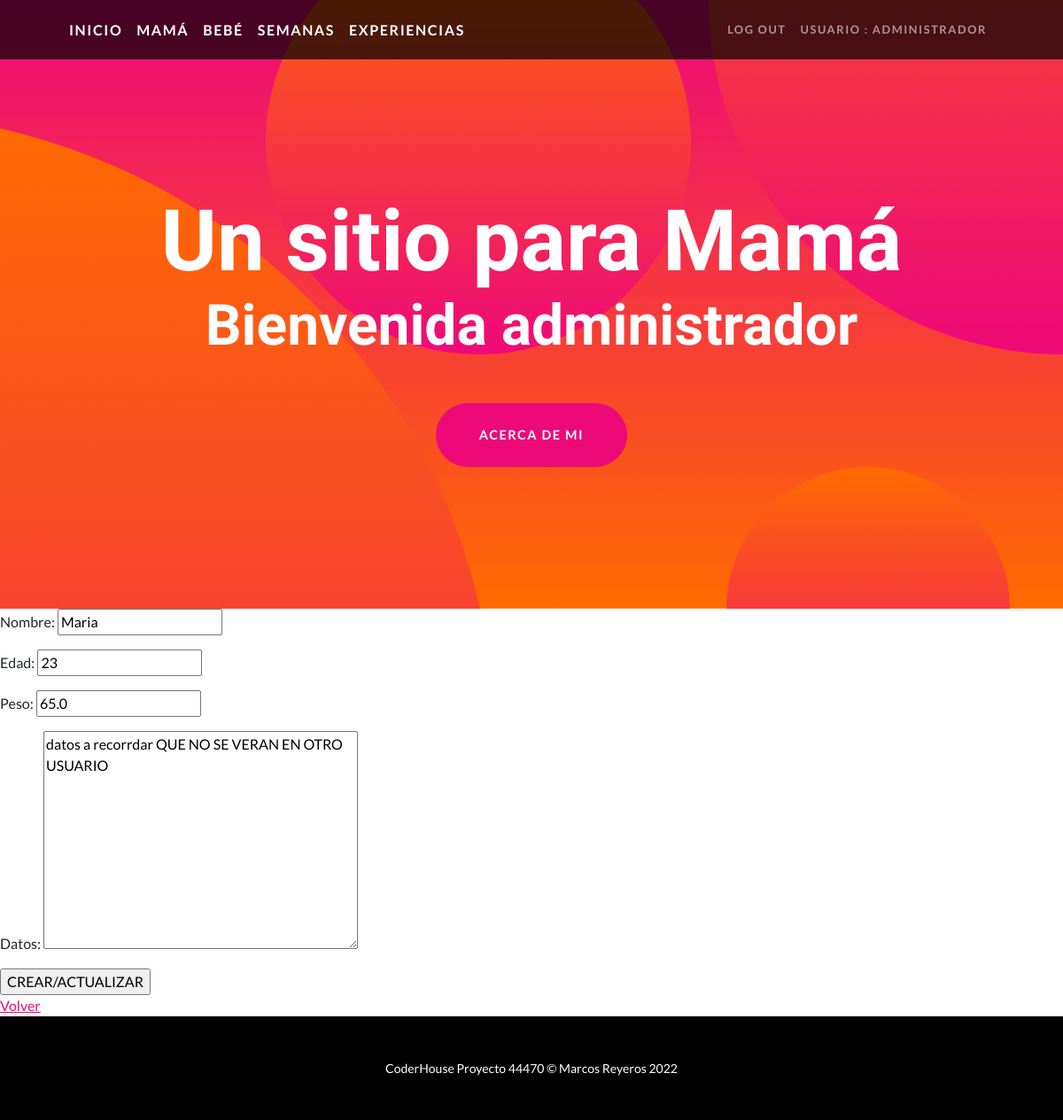
The page /madre/update/11/ (signed in) on the database its author committed.
### appSitio/models.py (models this page shows, shortened)
class Madre(models.Model):
    user = models.ForeignKey(User, on_delete = models.CASCADE)
    nombre = models.CharField(max_length = 50)
    edad = models.IntegerField()
    peso = models.FloatField()
    datos = models.TextField(max_length=2000, null=True)

### appSitio/views.py (the view)
# urls.py: path("madre/update/<id>/", editarMadre, name='update-madre'),
def editarMadre(request, id):
    madre = Madre.objects.get(id = id)
    if request.method == "POST":
        formulario = MadreFormulario(request.POST)
        if formulario.is_valid():
            data = formulario.cleaned_data
            madre.nombre = data["nombre"]
            madre.edad = data["edad"]
            madre.peso = data["peso"]
            madre.datos = data["datos"]
            madre.save()
            return redirect('ap-madre')
        else:
            return render(request, 'appSitio/madre_form.html', {"formulario":formulario, "errores":formulario.errors})
    else:
        formulario = MadreFormulario(initial={"nombre" : madre.nombre, "edad" : madre.edad, "peso" : madre.peso, "datos":madre.datos })
        return render(request, 'appSitio/madre_form.html', {"formulario":formulario, "errores":""})

### appSitio/forms.py
class MadreFormulario(forms.Form):
    nombre = forms.CharField(max_length = 50)
    edad = forms.IntegerField()
    peso = forms.FloatField()
    datos = forms.CharField(widget=forms.Textarea)

### appSitio/templates/appSitio/madre_form.html
{% extends 'appSitio/base.html' %}
{% block contenido %}
<form  method="post"> {% csrf_token %}
    {{ formulario.as_p }}
    <input type="submit" value="CREAR/ACTUALIZAR">
</form>
<a href="{% url 'ap-madre' %}"> Volver</a>
{% endblock %}

### appSitio/templates/appSitio/base.html (shortened to what this page needs)
<!DOCTYPE html>
<html lang="en">
    <head>
        {% load static %}
        <link href="{% static 'appSitio/css/styles.css' %}" rel="stylesheet" />
    </head>
    <body id="page-top">
        <nav class="navbar navbar-expand-lg navbar-dark navbar-custom fixed-top">
            <div class="container px-5">
                <a class="navbar-brand" href="{% url 'ap-inicio'%}">INICIO</a>
                <a class="navbar-brand" href="{% url 'ap-madre'%}"> MAMÁ</a>
                <a class="navbar-brand" href="{% url 'ap-bebe'%}"> BEBÉ</a>
                <a class="navbar-brand" href="{% url 'ap-semana'%}"> SEMANAS</a>
                <a class="navbar-brand" href="{% url 'ap-experiecias' %}"> EXPERIENCIAS</a>
                <div class="collapse navbar-collapse" id="navbarResponsive">
                    <ul class="navbar-nav ms-auto">
                        {% if request.user.is_authenticated %}
                            <li class="nav-item"><a class="nav-link" href="{% url 'ap-logout'%}">Log Out</a></li>
                            <li class="nav-item"><a class="nav-link" href="{% url 'ap-editarPerfil'%}">USUARIO : {{request.user.username}}</a></li>
                        {% else %}
                            <li class="nav-item"><a class="nav-link" href="{% url 'ap-login'%}">Log In</a></li>
                            <li class="nav-item"><a class="nav-link" href="{% url 'ap-registro'%}">Sign Up</a></li>
                        {% endif %}
                    </ul>
                </div>
            </div>
        </nav>
        <header class="masthead text-center text-white">
            <div class="masthead-content">
                <div class="container px-5">
                    <h1 class="masthead-heading mb-0">Un sitio para Mamá</h1>
                    {% if request.user.is_authenticated %}
                        <h2 class="masthead-subheading mb-0">Bienvenida {{request.user.username}} </h2>
                    {% else %}
                        <h2 class="masthead-subheading mb-0">Bienvenida</h2>
                    {% endif %}
                    <a class="btn btn-primary btn-xl rounded-pill mt-5" href="{% url 'ap-about' %}">ACERCA DE MI</a>
                </div>
            </div>
            <div class="bg-circle-1 bg-circle"></div>
            <div class="bg-circle-2 bg-circle"></div>
            <div class="bg-circle-3 bg-circle"></div>
            <div class="bg-circle-4 bg-circle"></div>
        </header>
        {% block contenido %}
        {% endblock %}
        <footer class="py-5 bg-black">
            <div class="container px-5"><p class="m-0 text-center text-white small">CoderHouse Proyecto 44470 &copy; Marcos Reyeros 2022</p></div>
        </footer>
    </body>
</html>

### rows shown on the page
Madre: nombre "Maria", edad "23", peso "65.0", datos "datos a recorrdar QUE NO SE VERAN EN OTRO USUARIO"

### other values the page prints
{{ request.user.username }} "ADMINISTRADOR"
{{ request.user.username }} "administrador"
